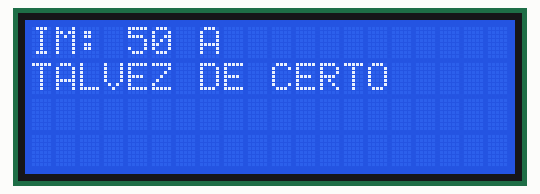
A sketch run on a simulated Arduino Uno, built with avr-gcc and run on an emulated ATmega328P. Shown: 20×4 character LCD.

Above: at 0.1 s.
At 2.2 s:
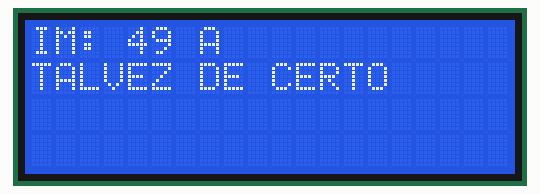
At 4.2 s:
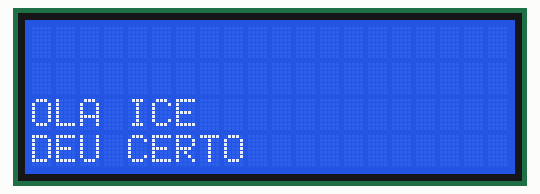

Measured:
- by itself, everything shown: repeats every 6.1 s, in 3 steps
- what the display in image 1 shows lasts 2.0 s, from 2.1 s to 4.1 s

The sketch:

lcd_code.ino
```cpp
// bibliotecas

#include <SPI.h>
#include <LoRa.h>
#include <Wire.h>
#include <TinyGPS++.h>
#include <HardwareSerial.h>
#include <Adafruit_ADS1015.h>
#include <LiquidCrystal_I2C.h>

// set the LCD number of columns and rows
int lcdColumns = 20;
int lcdRows = 4;
char caqui[12] = "IM:    A";
char algo[4] = "50";
char algo2[4] = "49";
char agricio[17] ="TALVEZ DE CERTO";

char jm[12] = "OLA ICE";
char felipe[17] ="DEU CERTO";
// set LCD address, number of columns and rows
// if you don't know your display address, run an I2C scanner sketch
LiquidCrystal_I2C lcd(0x27, lcdColumns, lcdRows);

void setup(){
  // initialize LCD
  lcd.init();
  // turn on LCD backlight
  lcd.backlight();
}

void loop(){
  primeiratela(algo);
  delay(2000);
  primeiratela(algo2);
  delay(2000);
  segundatela();
  delay(2000);
}

void primeiratela(char* cao)
{
  lcd.clear();
  lcd.setCursor(0, 0);
  lcd.print(caqui);
  lcd.setCursor(4, 0);
  lcd.print(cao);
  lcd.setCursor(0,1);
  lcd.print(agricio);
}

void segundatela()
{
  lcd.clear();
  lcd.setCursor(0,2);
  lcd.print(jm);
  lcd.setCursor(0,3);
  lcd.print(felipe);
}
```
